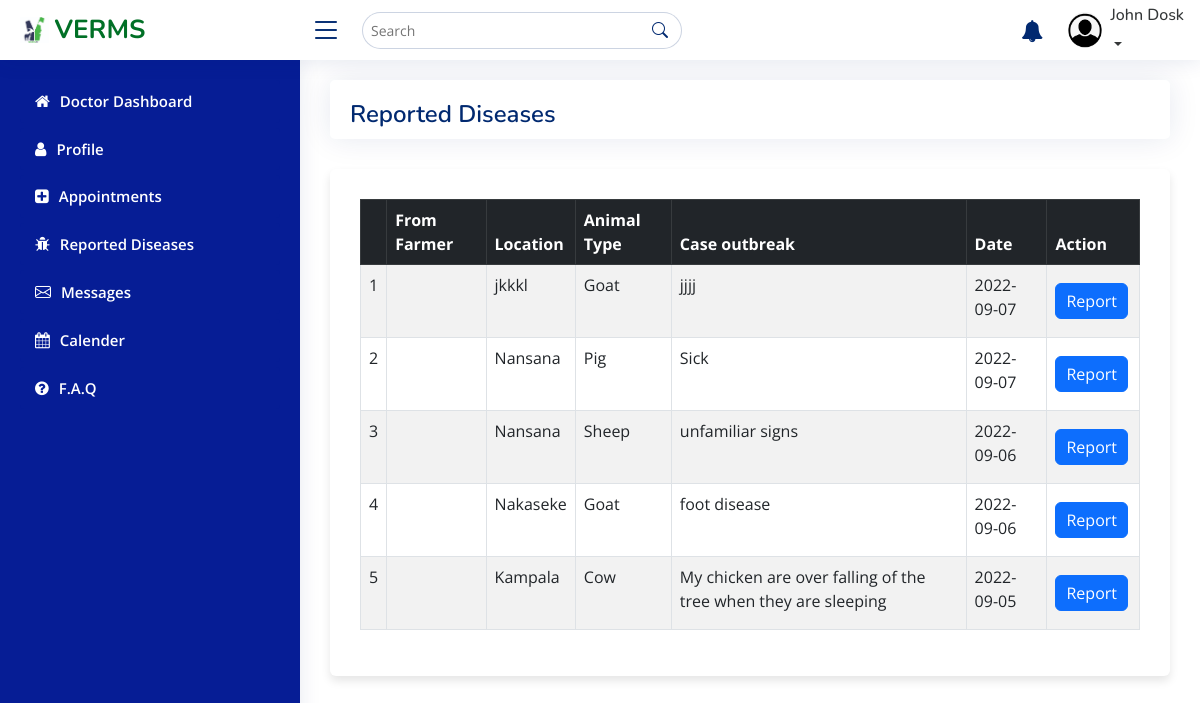
The page /doctor/pages-diseases.php (signed in) on the database its author committed.
### tables this page shows
CREATE TABLE `animal_disease_cases` (
  `id` int(11) NOT NULL,
  `disease_case` text NOT NULL,
  `user` int(11) NOT NULL,
  `date_added` date NOT NULL,
  `_timestamp` timestamp NOT NULL DEFAULT current_timestamp(),
  `location` char(200) NOT NULL,
  `animal` smallint(6) DEFAULT NULL
);

### doctor/pages-diseases.php (the view, shortened to what this page needs)
<?php
include_once "../header_doctor.php";
?>
  <main id="main" class="main">
<div class="col-12">
              <div class="card">
                <div class="pagetitle">
                <h1>Reported Diseases</h1>
                </div>
              </div>
              <div class="container">
        <div class="row">
            <div class="col-12">
                <div class="data_table table-responsive">
                    <table id="example" class="table table-striped table-bordered">
                        <thead class="table-dark">
                        <tr>
                            <th></th>
                                <th>From Farmer</th>
                                <th>Location</th>
                                <th>Animal Type</th>
                                <th>Case outbreak</th>
                            <th>Date</th>
                            <th>Action</th>
                            </tr>
                        </thead>
                        <tbody>
                  <?php
                  $no = 1;
                  $data = mysqli_query($conn, "select disease_case, animal_disease_cases.date_added, animal_disease_cases.location,animal_disease_cases.date_added, (select animal from animals where id = animal_disease_cases.animal) as animal, (select name from user where user_Id = animal_disease_cases.user) as farmer from animal_disease_cases order by id desc") or die(mysqli_error($conn));
                        while ($row = mysqli_fetch_array($data)) {
                            ?>
                            <tr>
                                <td><?=$no++?></td>
                                <td><?=$row['farmer']?></td>
                                <td><?=$row['location']?></td>
                                <td><?=$row['animal']?></td>
                                <td><?=$row['disease_case']?></td>
                                <td><?=$row['date_added']?></td>
                                <td><button class="btn btn-primary float-end " onclick="addreport()">Report</button></td>
                            </tr>
                  <?php
                        }
                           ?>
                        </tbody>
                    </table>
                </div>
            </div>
  </main>
</body>
</html>

### doctor/assets/css/main.css (style rules this page uses)
:root { scroll-behavior: smooth; }
body { font-family: "Open Sans", sans-serif; background: #771cd3; color: #444444; }
h1, h2, h3, h4, h5, h6 { font-family: "Nunito", sans-serif; }
#main { margin-top: 60px; padding: 20px 30px; transition: all 0.3s; }
.pagetitle { margin-top: 20px; margin-bottom: 10px; margin-left: 20px; }
.pagetitle h1 { font-size: 24px; margin-bottom: 0; font-weight: 600; color: #012970; }
.card { margin-bottom: 30px; border: none; border-radius: 5px; box-shadow: 0px 0 30px rgba(1, 41, 112, 0.1); }
@media (min-width: 1200px) { #main, #footer { margin-left: 300px; } }
.data_table .btn { padding: 5px 10px; margin: 10px 3px 10px 0; }
.container { position: relative; max-width: 100%; width: 100%; border-radius: 6px; padding: 30px; background-color: #fff; box-shadow: 0 5px 10px rgba(0, 0, 0, 0.1); }

### rows shown on the page
animal_disease_cases: location "jkkkl", animal "Goat", disease_case "jjjj", date_added "2022-09-07"
animal_disease_cases: location "Nansana", animal "Pig", disease_case "Sick", date_added "2022-09-07"
animal_disease_cases: location "Nansana", animal "Sheep", disease_case "unfamiliar signs", date_added "2022-09-06"
animal_disease_cases: location "Nakaseke", animal "Goat", disease_case "foot disease", date_added "2022-09-06"
animal_disease_cases: location "Kampala", animal "Cow", disease_case "My chicken are over falling of the tree when they are sleeping", date_added "2022-09-05"

### other values the page prints
$_SESSION['names'] "John Dosk"
